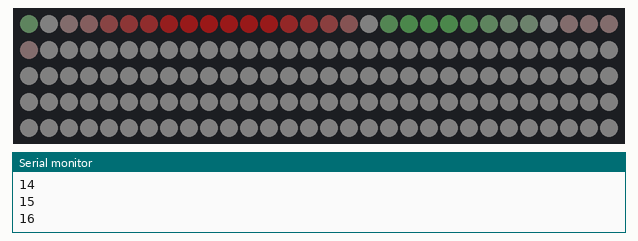
This sketch was run on a simulated Arduino Uno, built with avr-gcc and run on an emulated ATmega328P. On the bench: 150 RGB LEDs in strip order, left to right, continuing on the next row, the last lines printed to the serial monitor. Dim RGB values are drawn brighter than linear.

Above: at 0.3 s.
At 5.09 s:
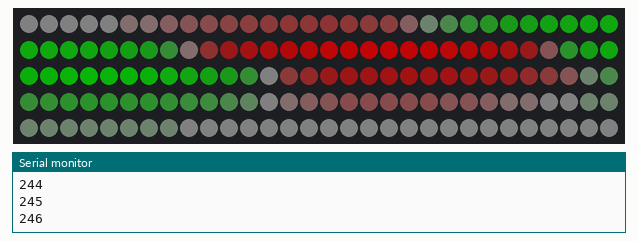
At 10.08 s:
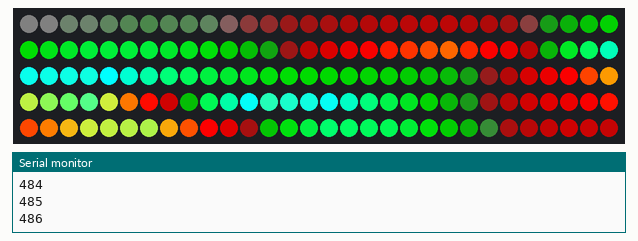
At 19.87 s:
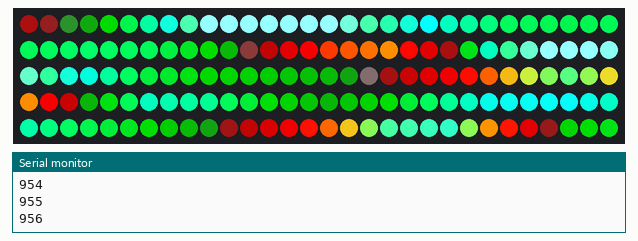
At 29.68 s:
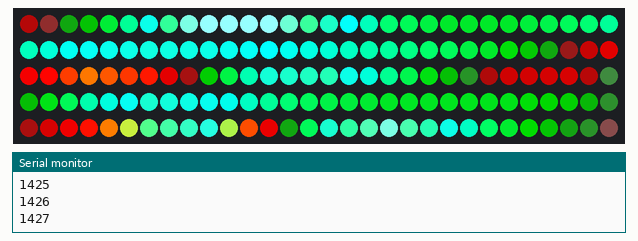
At 39.69 s:
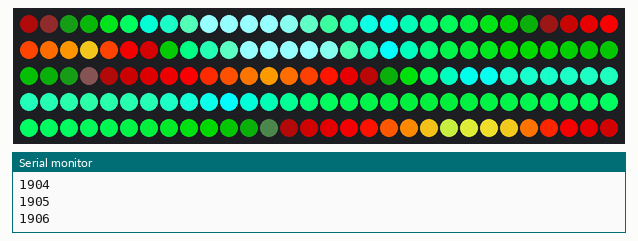

The sketch:

sketch_pro_micro.ino
```cpp
#include<math.h>
#include<string.h>
#include <FastLED.h>
#define DATA_PIN 6

template<unsigned int _n_seg>
class CRGBMap
{
    protected:
        CRGB _color[_n_seg+1];

        void _define_segment(int i_seg,
                             uint32_t r, uint32_t g, uint32_t b)
        {
            _color[i_seg][0] = r;
            _color[i_seg][1] = g;
            _color[i_seg][2] = b;
        }

    public:
        void float2rgb(float v, CRGB& color)
        {
            if (v > 1) v = 1;
            if (v < -1) v = -1;
            int i_seg = (int)((v + 1) / 2 * _n_seg);
            if (i_seg == _n_seg) --i_seg;
            float frac = (v + 1) / 2 * _n_seg - i_seg;
            uint8_t rgb[3];
            for (int i = 0; i < 3; ++i)
            {
                int c = (int)round((1 - frac) * _color[i_seg][i]
                                 + frac * _color[i_seg + 1][i]);
                if (c < 0) c = 0;
                if (c > 255) c = 255;
                rgb[i] = c;
            }
            color = CRGB(rgb[0], rgb[1], rgb[2]);
            /*
            Serial.println(v);
            Serial.println(i_seg);
            Serial.println(frac);
            Serial.println(_color[i_seg][2]);
            Serial.println(_color[i_seg+1][2]);
            Serial.println(rgb[0]);
            Serial.println(rgb[1]);
            Serial.println(rgb[2]);
            Serial.println("RGB");
            */
            // color = CRGB(0, 200, 0);
        }
};

class SeismicCRGBMap : public CRGBMap<10>
{
    public:
    SeismicCRGBMap()
    {
        _define_segment(0,   20, 255, 255);
        _define_segment(1,  100, 250, 100);
        _define_segment(2,  250, 150,   0);
        _define_segment(3,  255,   0,   0);
        _define_segment(4,  150,   0,   0);
        _define_segment(5,    5,   5,   5);
        _define_segment(6,    0, 150,   0);
        _define_segment(7,    0, 255, 100);
        _define_segment(8,    0, 255, 255);
        _define_segment(9,   50, 255, 150);
        _define_segment(10, 150, 255, 255);
    }
};

float timestep(float stencil[5])
{
    const float dx = 0.8;
    const float dx2 = dx * dx;
    const float dt = dx2 * dx2 / 8;
    float lapl = (stencil[1] + stencil[3] - 2 * stencil[2]) / dx2;
    float lapl_p = (stencil[2] + stencil[4] - 2 * stencil[3]) / dx2;
    float lapl_m = (stencil[0] + stencil[2] - 2 * stencil[1]) / dx2;
    float lapl2 = (lapl_p + lapl_m - 2 * lapl) / dx2;
    float u_dudx = (stencil[2] - 0.3) * (stencil[3] - stencil[1]) / (2 * dx);
    float dudt = 3 * u_dudx - lapl - lapl2;
    return stencil[2] + dudt * dt;
}

const int N = 50;
float val[N+1];
float stencil[5] = {0, 0, 0, 1.0, 0.0};
SeismicCRGBMap cm;
CRGB colors[3*N];

void val2color(float val[], int N)
{
    for (int i = 0; i < N; ++i)
    {
        float v0 = val[i];
        float v1 = (2 * val[i] + val[i+1]) / 3;
        float v2 = (val[i] + 2 * val[i+1]) / 3;
        cm.float2rgb(v0, colors[i*3]);
        cm.float2rgb(v1, colors[i*3+1]);
        cm.float2rgb(v2, colors[i*3+2]);
    }
    FastLED.show();
}

void setup() {
    pinMode(DATA_PIN, OUTPUT);
    memset(val, 0, sizeof(float) * (N+1));
    //for (int i = 0; i <=N; i += 10) val[i] = 1.0;
    FastLED.addLeds<NEOPIXEL, DATA_PIN>(colors, 3*N);
    Serial.begin(9600);
}

void loop() {
    //for (int i = 0; i < 150; ++i) colors[i] = CRGB::Red; FastLED.show(); delay(500);
    //for (int i = 0; i < 150; ++i) colors[i] = CRGB::Black; FastLED.show(); delay(500);
    static int i_step = 0;
    for (int i_bunch = 0; i_bunch < 10; ++i_bunch)
    {
      ++i_step;
      Serial.println(i_step);
      stencil[1] = 0.0;
      stencil[2] = 0.0;
      for (int i = 0; i <= N; ++i)
      {
          memmove(stencil, stencil+1, sizeof(float) * 4);
          stencil[4] = (i + 2 <= N) ? val[i+2] : 0.0;
          val[i] = timestep(stencil);
      }
    }
    val2color(val, N);
}
```
